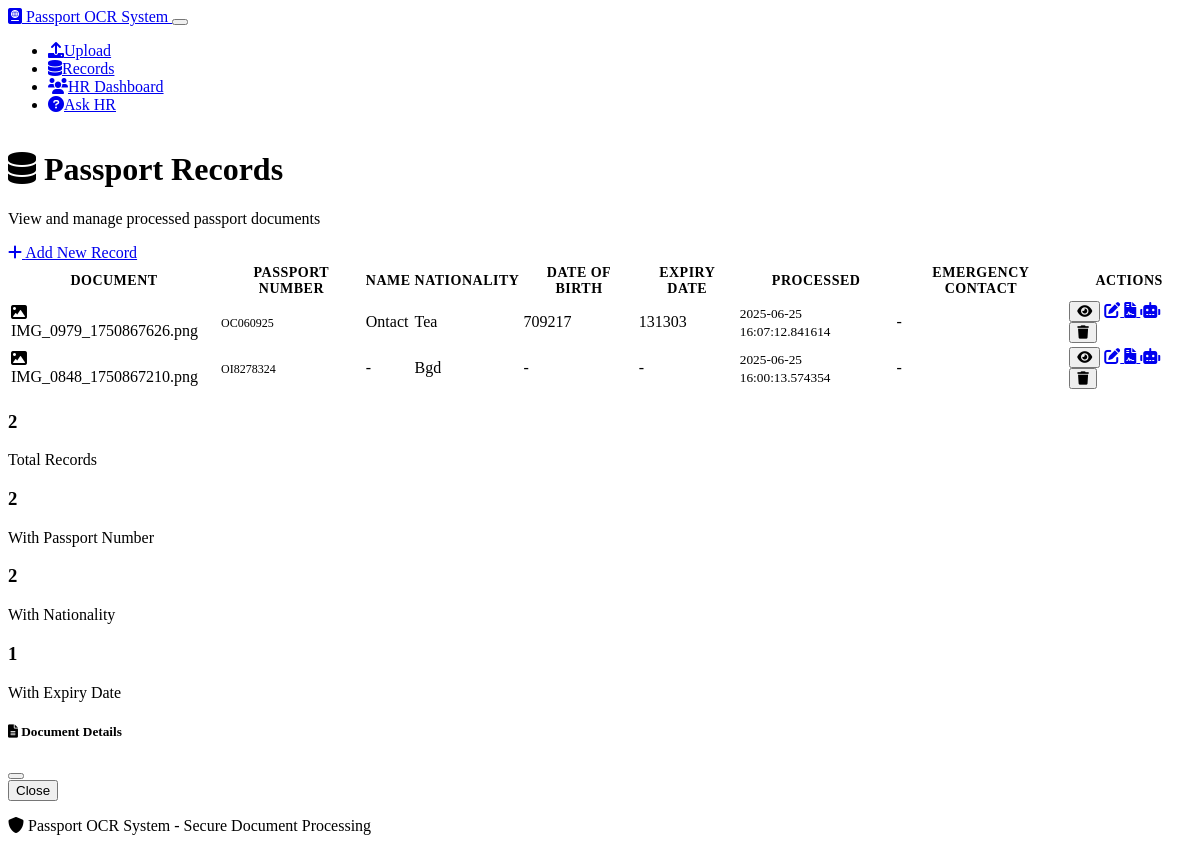
Page /records on the committed database.
### models.py (models this page shows, shortened)
class PassportRecord(db.Model):
    id = db.Column(db.Integer, primary_key=True)
    filename = db.Column(db.String(255), nullable=False)
    passport_number = db.Column(db.String(50))
    surname = db.Column(db.String(100))
    given_names = db.Column(db.String(200))
    nationality = db.Column(db.String(50))
    date_of_birth = db.Column(db.String(20))
    place_of_birth = db.Column(db.String(100))
    sex = db.Column(db.String(10))
    date_of_issue = db.Column(db.String(20))
    date_of_expiry = db.Column(db.String(20))
    issuing_authority = db.Column(db.String(100))
    emergency_contact = db.Column(db.String(200))
    phone_number = db.Column(db.String(50))
    previous_passport = db.Column(db.String(50))
    raw_text = db.Column(db.Text)
    created_at = db.Column(db.DateTime, default=datetime.utcnow)
    processing_status = db.Column(db.String(20), default='completed')

### routes.py (the view)
@app.route('/records')
def records():
    records = PassportRecord.query.order_by(PassportRecord.created_at.desc()).all()
    return render_template('records.html', records=records)

### templates/records.html (shortened to what this page needs)
{% extends "base.html" %}
{% block content %}
<div class="container">
    <div class="d-flex justify-content-between align-items-center mb-4">
        <div>
            <h1 class="display-6 fw-bold">
                <i class="fas fa-database me-3"></i>
                Passport Records
            </h1>
            <p class="text-muted">View and manage processed passport documents</p>
        </div>
        <a href="{{ url_for('index') }}" class="btn btn-primary">
            <i class="fas fa-plus me-2"></i>
            Add New Record
        </a>
    </div>
    {% if records %}
        <div class="card shadow">
            <div class="card-body p-0">
                <div class="table-responsive">
                    <table class="table table-hover mb-0">
                        <thead class="table-dark">
                            <tr>
                                <th>Document</th>
                                <th>Passport Number</th>
                                <th>Name</th>
                                <th>Nationality</th>
                                <th>Date of Birth</th>
                                <th>Expiry Date</th>
                                <th>Processed</th>
                                <th>Emergency Contact</th>
                                <th>Actions</th>
                            </tr>
                        </thead>
                        <tbody>
                            {% for record in records %}
                            <tr>
                                <td>
                                    <div class="d-flex align-items-center">
                                        <i class="fas fa-{% if record.filename.endswith('.pdf') %}file-pdf{% else %}image{% endif %} me-2"></i>
                                        <span class="text-truncate" style="max-width: 150px;" title="{{ record.filename }}">
                                            {{ record.filename }}
                                        </span>
                                    </div>
                                </td>
                                <td>
                                    {% if record.passport_number %}
                                        <span class="badge bg-primary">{{ record.passport_number }}</span>
                                    {% else %}
                                        <span class="text-muted">-</span>
                                    {% endif %}
                                </td>
                                <td>
                                    {% if record.surname or record.given_names %}
                                        <div>
                                            {% if record.surname %}
                                                <div class="fw-bold">{{ record.surname }}</div>
                                            {% endif %}
                                        </div>
                                    {% else %}
                                        <span class="text-muted">-</span>
                                    {% endif %}
                                </td>
                                <td>
                                    {% if record.nationality %}
                                        {{ record.nationality }}
                                    {% else %}
                                        <span class="text-muted">-</span>
                                    {% endif %}
                                </td>
                                <td>
                                    {% if record.date_of_birth %}
                                        {{ record.date_of_birth }}
                                    {% else %}
                                        <span class="text-muted">-</span>
                                    {% endif %}
                                </td>
                                <td>
                                    {% if record.date_of_expiry %}
                                        <span class="{% if record.date_of_expiry < '01/01/2025' %}text-warning{% endif %}">
                                            {{ record.date_of_expiry }}
                                        </span>
                                    {% else %}
                                        <span class="text-muted">-</span>
                                    {% endif %}
                                </td>
                                <td>
                                    <small class="text-muted">{{ record.created_at }}</small>
                                </td>
                                <td>
                                    {% if record.emergency_contact %}
                                        <div class="fw-bold">{{ record.emergency_contact }}</div>
                                        {% if record.phone_number %}
                                            <small class="text-muted">{{ record.phone_number }}</small>
                                        {% endif %}
                                    {% else %}
                                        <span class="text-muted">-</span>
                                    {% endif %}
                                </td>
                                <td>
                                    <div class="btn-group" role="group">
                                        <button type="button" class="btn btn-outline-info btn-sm"
                                                onclick="viewDetails({{ record.id }}, '{{ record.filename }}', '{{ record.raw_text|replace("'", "\\'") if record.raw_text else '' }}')"
                                                title="View Details">
                                            <i class="fas fa-eye"></i>
                                        </button>
                                        <a href="{{ url_for('edit_record', record_id=record.id) }}"
                                           class="btn btn-outline-warning btn-sm" title="Edit">
                                            <i class="fas fa-edit"></i>
                                        </a>
                                        <a href="{{ url_for('generate_document', record_id=record.id) }}"
                                           class="btn btn-outline-success btn-sm" title="Generate Document" target="_blank">
                                            <i class="fas fa-file-contract"></i>
                                        </a>
                                        <a href="{{ url_for('ai_enhance_record', record_id=record.id) }}"
                                           class="btn btn-outline-info btn-sm" title="AI Enhance">
                                            <i class="fas fa-robot"></i>
                                        </a>
                                        <form method="post" action="{{ url_for('delete_record', record_id=record.id) }}"
                                              style="display: inline;"
                                              onsubmit="return confirm('Are you sure you want to delete this record?')">
                                            <button type="submit" class="btn btn-outline-danger btn-sm" title="Delete">
                                                <i class="fas fa-trash"></i>
                                            </button>
                                        </form>
                                    </div>
                                </td>
                            </tr>
                            {% endfor %}
                        </tbody>
                    </table>
                </div>
            </div>
        </div>
        <div class="row mt-4">
            <div class="col-md-3">
                <div class="card text-center">
                    <div class="card-body">
                        <h3 class="text-primary">{{ records|length }}</h3>
                        <p class="text-muted mb-0">Total Records</p>
                    </div>
                </div>
            </div>
            <div class="col-md-3">
                <div class="card text-center">
                    <div class="card-body">
                        <h3 class="text-success">{{ records|selectattr('passport_number')|list|length }}</h3>
                        <p class="text-muted mb-0">With Passport Number</p>
                    </div>
                </div>
            </div>
            <div class="col-md-3">
                <div class="card text-center">
                    <div class="card-body">
                        <h3 class="text-info">{{ records|selectattr('nationality')|list|length }}</h3>
                        <p class="text-muted mb-0">With Nationality</p>
                    </div>
                </div>
            </div>
            <div class="col-md-3">
                <div class="card text-center">
                    <div class="card-body">
                        <h3 class="text-warning">{{ records|selectattr('date_of_expiry')|list|length }}</h3>
                        <p class="text-muted mb-0">With Expiry Date</p>
                    </div>
                </div>
            </div>
        </div>
    {% endif %}
</div>
<div class="modal fade" id="detailsModal" tabindex="-1">
    <div class="modal-dialog modal-lg">
        <div class="modal-content">
            <div class="modal-header">
                <h5 class="modal-title">
                    <i class="fas fa-file-alt me-2"></i>
                    Document Details
                </h5>
                <button type="button" class="btn-close" data-bs-dismiss="modal"></button>
            </div>
            <div class="modal-footer">
                <button type="button" class="btn btn-secondary" data-bs-dismiss="modal">Close</button>
            </div>
        </div>
    </div>
</div>
{% endblock %}

### templates/base.html (shortened to what this page needs)
<!DOCTYPE html>
<html lang="en" data-bs-theme="dark">
<head>
    <link href="https://cdn.replit.com/agent/bootstrap-agent-dark-theme.min.css" rel="stylesheet">
    <link href="https://cdnjs.cloudflare.com/ajax/libs/font-awesome/6.0.0/css/all.min.css" rel="stylesheet">
    <link rel="stylesheet" href="{{ url_for('static', filename='css/custom.css') }}">
</head>
<body>
    <nav class="navbar navbar-expand-lg navbar-dark bg-dark mb-4">
        <div class="container">
            <a class="navbar-brand" href="{{ url_for('index') }}">
                <i class="fas fa-passport me-2"></i>
                Passport OCR System
            </a>
            <button class="navbar-toggler" type="button" data-bs-toggle="collapse" data-bs-target="#navbarNav">
            </button>
            <div class="collapse navbar-collapse" id="navbarNav">
                <ul class="navbar-nav ms-auto">
                    <li class="nav-item">
                        <a class="nav-link {% if request.endpoint == 'index' %}active{% endif %}" href="{{ url_for('index') }}">
                            <i class="fas fa-upload me-1"></i>Upload
                        </a>
                    </li>
                    <li class="nav-item">
                        <a class="nav-link {% if request.endpoint == 'records' %}active{% endif %}" href="{{ url_for('records') }}">
                            <i class="fas fa-database me-1"></i>Records
                        </a>
                    </li>
                    <li class="nav-item">
                        <a class="nav-link {% if request.endpoint == 'hr_dashboard' %}active{% endif %}" href="{{ url_for('hr_dashboard') }}">
                            <i class="fas fa-users me-1"></i>HR Dashboard
                        </a>
                    </li>
                    <li class="nav-item">
                        <a class="nav-link {% if request.endpoint == 'submit_query' %}active{% endif %}" href="{{ url_for('submit_query') }}">
                            <i class="fas fa-question-circle me-1"></i>Ask HR
                        </a>
                    </li>
                </ul>
            </div>
        </div>
    </nav>
    <main>
        {% block content %}{% endblock %}
    </main>
    <footer class="bg-dark text-light py-4 mt-5">
        <div class="container text-center">
            <p class="mb-0">
                <i class="fas fa-shield-alt me-2"></i>
                Passport OCR System - Secure Document Processing
            </p>
        </div>
    </footer>
</body>
</html>

### static/css/custom.css (style rules this page uses)
.table-responsive { border-radius: 0.5rem; }
.table th { border-top: none; font-weight: 600; font-size: 0.875rem; text-transform: uppercase; letter-spacing: 0.5px; }
.card { transition: transform 0.2s ease-in-out, box-shadow 0.2s ease-in-out; }
.badge { font-size: 0.75rem; font-weight: 500; }
.navbar-nav .nav-link.active { background-color: var(--bs-primary); border-radius: 0.375rem; }
body { min-height: 100vh; display: flex; flex-direction: column; }
main { flex: 1; }
.modal-content { border: none; border-radius: 1rem; }
.modal-header { border-bottom: 1px solid var(--bs-border-color); }
.text-truncate { overflow: hidden; text-overflow: ellipsis; white-space: nowrap; }
.text-warning { color: var(--bs-warning) !important; }
.text-success { color: var(--bs-success) !important; }

### rows in the picture
PassportRecord: filename "IMG_0979_1750867626.png", passport_number "OC060925", surname "Ontact", nationality "Tea", date_of_birth "709217", date_of_expiry "131303", created_at "2025-06-25 16:07:12.841614"
PassportRecord: filename "IMG_0848_1750867210.png", passport_number "OI8278324", nationality "Bgd", created_at "2025-06-25 16:00:13.574354"

### other values in the picture
{{ records|length }} "2"
{{ records|selectattr('passport_number')|list|length }} "2"
{{ records|selectattr('nationality')|list|length }} "2"
{{ records|selectattr('date_of_expiry')|list|length }} "1"
